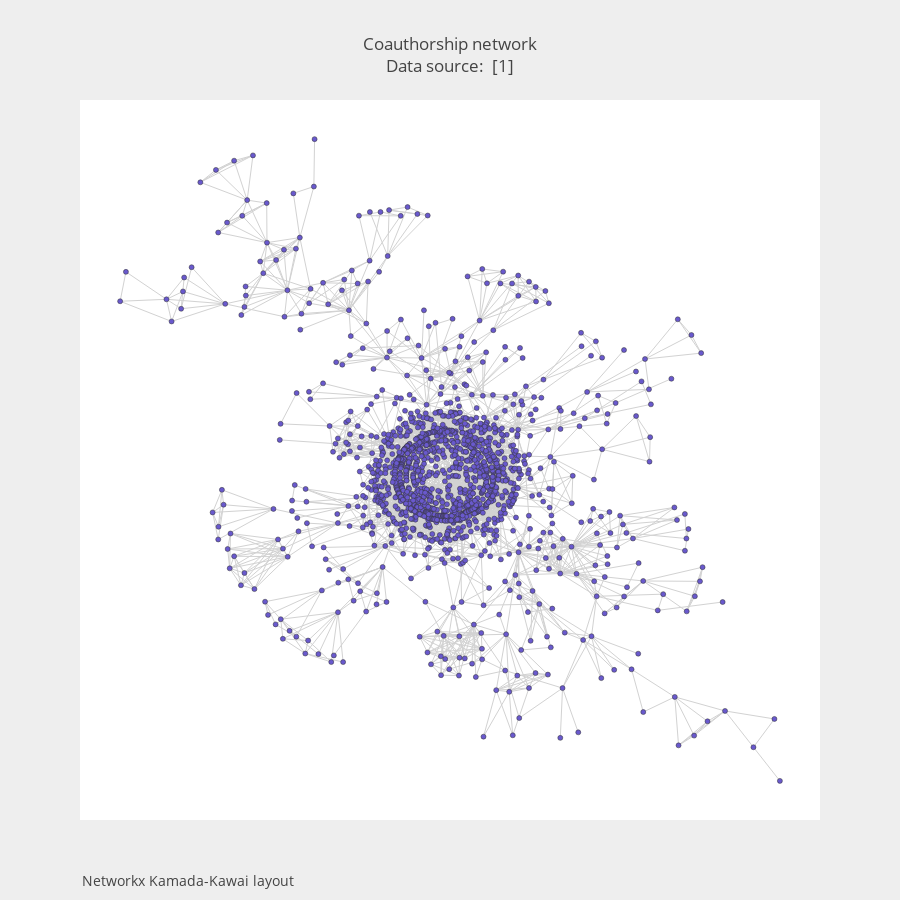

Notebook cell for this chart:
### Code cell
fig3 = go.Figure(data=[trace5, trace6], layout=layout)
fig3['layout'].update(width=900, height=900)
fig3['layout']['annotations'][0]['text']= annot3
iplot(fig3)

### Figure 1 — Plotly figure (JSON) as saved in the notebook; plotly's stock layout.template omitted (floating-point values rounded to 4 significant figures; data arrays with more than 128 entries replaced by an {"elided": "..."} marker saying what was removed)
{"data": [{"hoverinfo": "none", "line": {"color": "rgb(210,210,210)", "width": 1}, "mode": "lines", "type": "scatter", "x": {"elided": "8226 float values"}, "y": {"elided": "8226 float values"}}, {"hoverinfo": "text", "marker": {"color": "#6959CD", "line": {"color": "rgb(50,50,50)", "width": 0.5}, "size": 5}, "mode": "markers", "text": {"elided": "1589 str values"}, "type": "scatter", "x": {"elided": "1589 float values"}, "y": {"elided": "1589 float values"}}], "layout": {"annotations": [{"font": {"size": 14}, "showarrow": false, "text": "Networkx Kamada-Kawai layout", "x": 0, "xanchor": "left", "xref": "paper", "y": -0.1, "yanchor": "bottom", "yref": "paper"}], "font": {"size": 12}, "height": 900, "hovermode": "closest", "paper_bgcolor": "#eeeeee", "showlegend": false, "title": {"text": "Coauthorship network<br>Data source: <a href='https://networkdata.ics.uci.edu/data.php?id=11'> [1]</a>", "x": 0.5}, "width": 900, "xaxis": {"visible": false}, "yaxis": {"visible": false}}}
